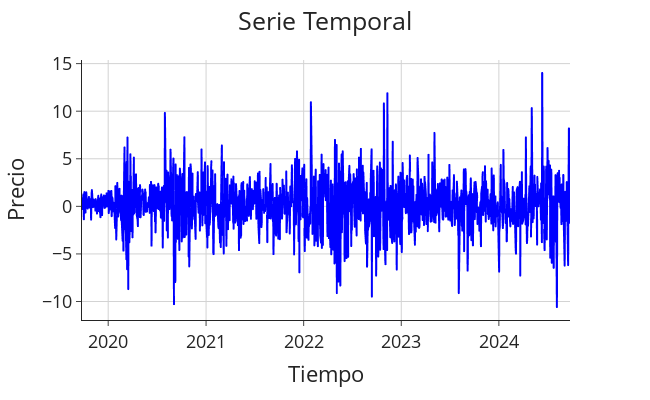
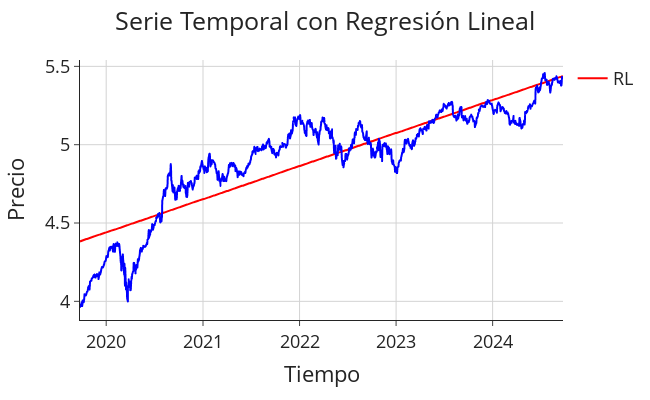

These figures' notebook cell, in order:
### Code cell
#Estacionalidad
#Como podemos revisar por el aumento del precio de la accion, la serie del tiempo
#no se presta a un analisis estacional por el exponencial aumento de los precios, 
# por lo que debemos de transformar la serie para visualizar mas claramente 
# sus patrones.

#Podemos realizar 2 tipos de transformaciones(Diferencial y logaritmica)

#Diferencial
apple_data_diff = apple_data.diff().dropna() #periods=n
plotting_data(apple_data_diff)

#Logaritmica
apple_data_log = np.log(apple_data)
plotting_data(apple_data_log,True)

### Figure 1 — Plotly figure (JSON) as saved in the notebook; plotly's stock layout.template omitted (floating-point values rounded to 4 significant figures; data arrays with more than 128 entries replaced by an {"elided": "..."} marker saying what was removed)
{"data": [{"hovertemplate": "Tiempo=%{x}<br>Precio=%{y}<extra></extra>", "legendgroup": "", "line": {"color": "blue", "dash": "solid"}, "marker": {"symbol": "circle"}, "mode": "lines", "name": "", "showlegend": false, "type": "scattergl", "x": {"elided": "1257 str values"}, "xaxis": "x", "y": {"elided": "1257 float values"}, "yaxis": "y"}], "layout": {"font": {"size": 18}, "height": 400, "legend": {"tracegroupgap": 0}, "margin": {"t": 60}, "title": {"text": "Serie Temporal", "x": 0.5}, "width": 650, "xaxis": {"anchor": "y", "domain": [0, 1], "gridcolor": "LightGray", "showgrid": true, "title": {"text": "Tiempo"}}, "yaxis": {"anchor": "x", "domain": [0, 1], "gridcolor": "LightGray", "showgrid": true, "title": {"text": "Precio"}}}}

### Figure 2 — Plotly figure (JSON) as saved in the notebook; plotly's stock layout.template omitted (floating-point values rounded to 4 significant figures; data arrays with more than 128 entries replaced by an {"elided": "..."} marker saying what was removed)
{"data": [{"hovertemplate": "Tiempo=%{x}<br>Precio=%{y}<extra></extra>", "legendgroup": "", "line": {"color": "blue", "dash": "solid"}, "marker": {"symbol": "circle"}, "mode": "lines", "name": "", "showlegend": false, "type": "scattergl", "x": {"elided": "1258 str values"}, "xaxis": "x", "y": {"elided": "1258 float values"}, "yaxis": "y"}, {"line": {"color": "red"}, "mode": "lines", "name": "RL", "type": "scatter", "x": {"elided": "1258 str values"}, "y": {"elided": "1258 float values"}}], "layout": {"font": {"size": 18}, "height": 400, "legend": {"tracegroupgap": 0}, "margin": {"t": 60}, "title": {"text": "Serie Temporal con Regresión Lineal", "x": 0.5}, "width": 650, "xaxis": {"anchor": "y", "domain": [0, 1], "gridcolor": "LightGray", "showgrid": true, "title": {"text": "Tiempo"}}, "yaxis": {"anchor": "x", "domain": [0, 1], "gridcolor": "LightGray", "showgrid": true, "title": {"text": "Precio"}}}}
